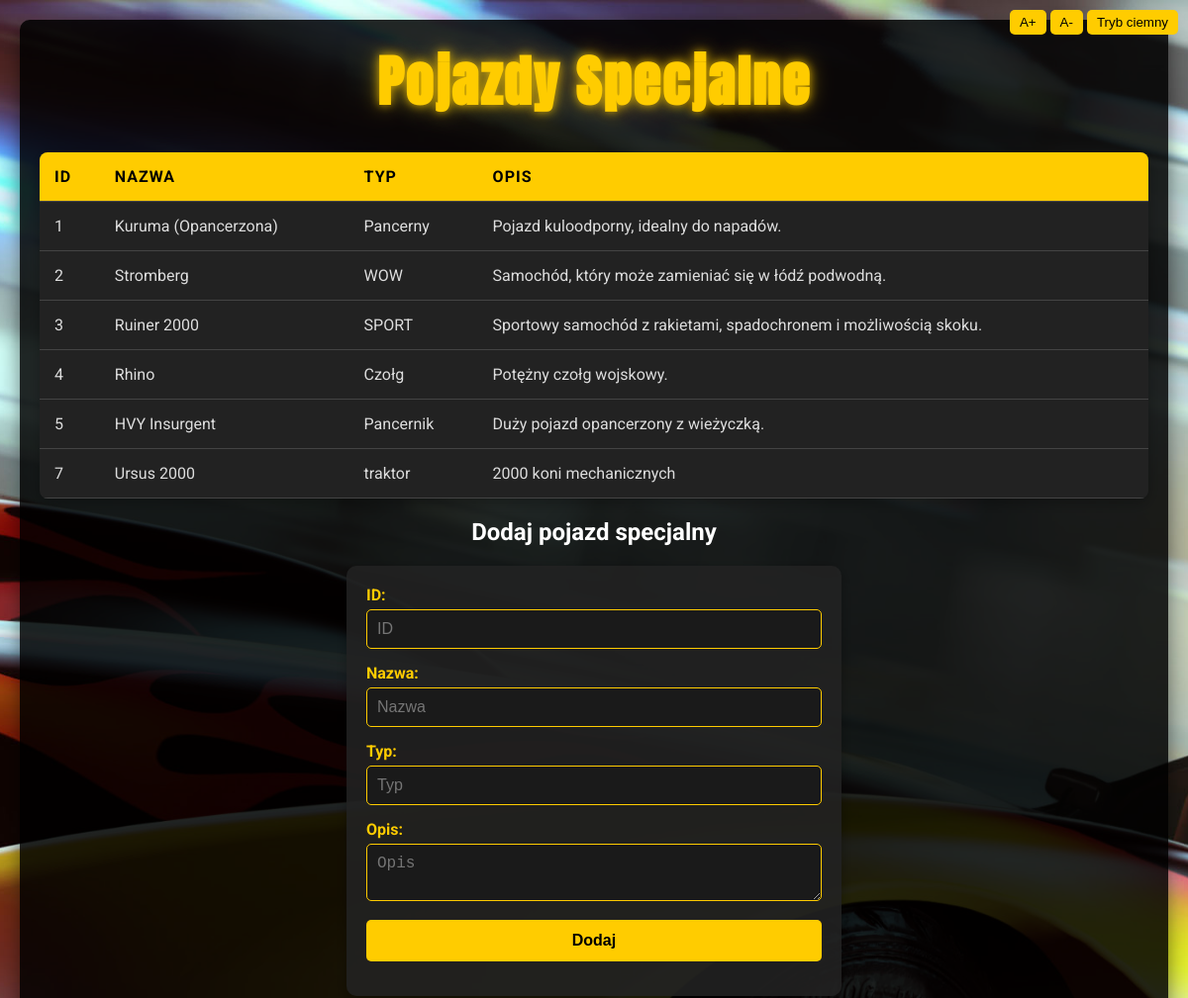
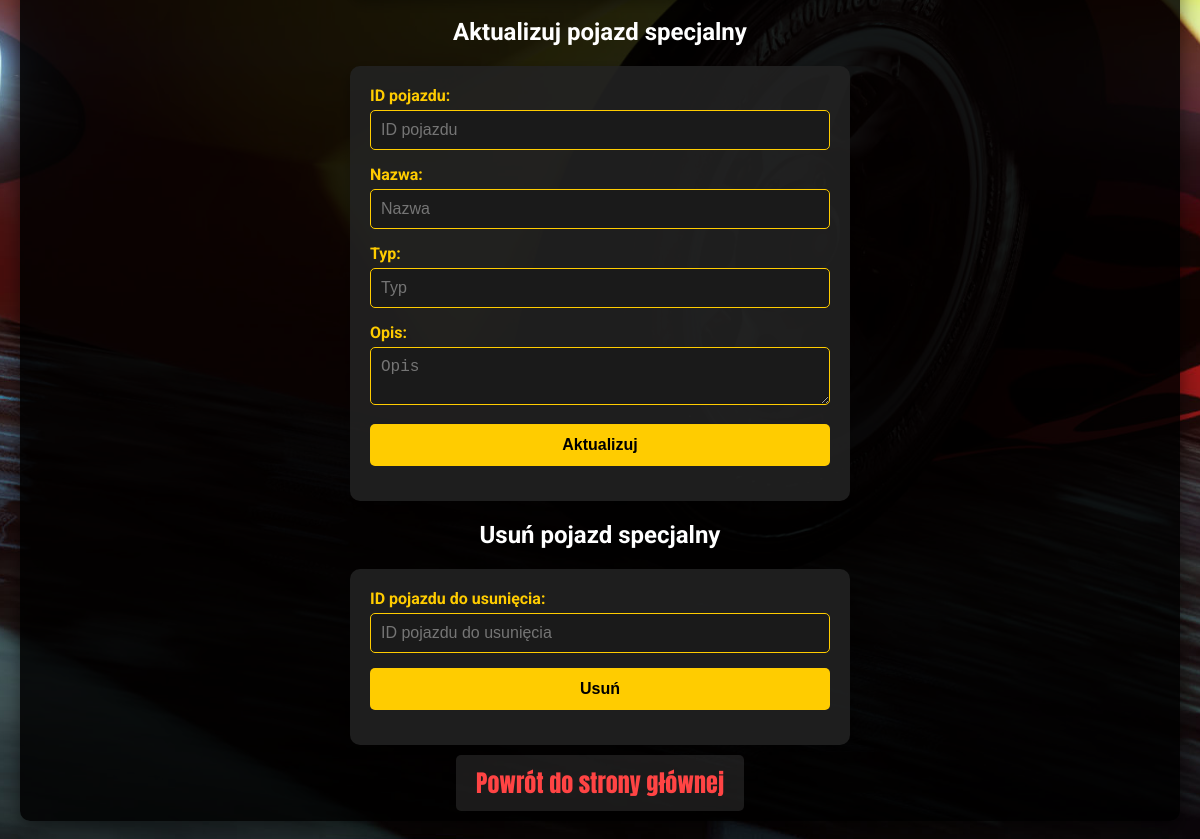
Screenshot of /vehicles.php with the database file from the repository (2 pictures, top to bottom).
### tables this page shows
CREATE TABLE `pojazdy_specjalne` (
  `id` int(11) NOT NULL,
  `nazwa` varchar(100) NOT NULL,
  `typ` varchar(50) DEFAULT NULL,
  `opis` text NOT NULL
);

### vehicles.php (the view, shortened to what this page needs)
<!DOCTYPE html>
<html lang="pl">
<head>
    <link rel="stylesheet" href="vehicles.css">
</head>
<body>
    <div class="controls">
        <button id="increase-font">A+</button>
        <button id="decrease-font">A-</button>
        <button id="toggle-dark-mode">Tryb ciemny</button>
    </div>
    <div class="container">
        <h1>Pojazdy Specjalne</h1>
        <?php
        $conn = mysqli_connect('localhost', 'root', '', 'gta');
        $q = "SELECT * FROM pojazdy_specjalne";
        $result = mysqli_query($conn, $q);
        if (mysqli_num_rows($result) > 0) {
            echo "<table class='vehicles-table'>";
            echo "<thead>";
            echo "<tr>";
            echo "<th>ID</th>";
            echo "<th>Nazwa</th>";
            echo "<th>Typ</th>";
            echo "<th>Opis</th>";
            echo "</tr>";
            echo "</thead>";
            echo "<tbody>";
            while($row = mysqli_fetch_assoc($result)) {
                echo "<tr>";
                echo "<td>" . $row['id'] . "</td>";
                echo "<td>" . $row['nazwa'] . "</td>";
                echo "<td>" . $row['typ'] . "</td>";
                echo "<td>" . $row['opis'] . "</td>";
                echo "</tr>";
            }
            echo "</tbody>";
            echo "</table>";
        }
        echo "<h2>Dodaj pojazd specjalny</h2>";
        echo '<div class="form-container">';
        echo '<form method="POST" action="vehicles.php">';
        echo '<div class="form-group">';
        echo '<label for="id">ID:</label>';
        echo '<input type="number" name="id" id="id" placeholder="ID" required>';
        echo '</div>';
        echo '<div class="form-group">';
        echo '<label for="nazwa">Nazwa:</label>';
        echo '<input type="text" name="nazwa" id="nazwa" placeholder="Nazwa" required>';
        echo '</div>';
        echo '<div class="form-group">';
        echo '<label for="typ">Typ:</label>';
        echo '<input type="text" name="typ" id="typ" placeholder="Typ">';
        echo '</div>';
        echo '<div class="form-group">';
        echo '<label for="opis">Opis:</label>';
        echo '<textarea name="opis" id="opis" placeholder="Opis"></textarea>';
        echo '</div>';
        echo '<div class="form-group">';
        echo '<input type="submit" name="insert" value="Dodaj">';
        echo '</div>';
        echo '</form>';
        echo '</div>';
        echo "<h2>Aktualizuj pojazd specjalny</h2>";
        echo '<div class="form-container">';
        echo '<form method="POST" action="">';
        echo '<div class="form-group">';
        echo '<label for="id_update">ID pojazdu:</label>';
        echo '<input type="number" name="id" id="id_update" placeholder="ID pojazdu" required>';
        echo '</div>';
        echo '<div class="form-group">';
        echo '<label for="nazwa_update">Nazwa:</label>';
        echo '<input type="text" name="nazwa" id="nazwa_update" placeholder="Nazwa">';
        echo '</div>';
        echo '<div class="form-group">';
        echo '<label for="typ_update">Typ:</label>';
        echo '<input type="text" name="typ" id="typ_update" placeholder="Typ">';
        echo '</div>';
        echo '<div class="form-group">';
        echo '<label for="opis_update">Opis:</label>';
        echo '<textarea name="opis" id="opis_update" placeholder="Opis"></textarea>';
        echo '</div>';
        echo '<div class="form-group">';
        echo '<input type="submit" name="update" value="Aktualizuj">';
        echo '</div>';
        echo '</form>';
        echo '</div>';
        echo "<h2>Usuń pojazd specjalny</h2>";
        echo '<div class="form-container">';
        echo '<form method="POST" action="vehicles.php">';
        echo '<div class="form-group">';
        echo '<label for="id_delete">ID pojazdu do usunięcia:</label>';
        echo '<input type="number" name="id_delete" id="id_delete" placeholder="ID pojazdu do usunięcia" required>';
        echo '</div>';
        echo '<div class="form-group">';
        echo '<input type="submit" name="delete" value="Usuń">';
        echo '</div>';
        echo '</form>';
        echo '</div>';
        echo '<p class="back-link"><a href="gta.php">Powrót do strony głównej</a></p>';
        ?>
    </div>
</body>
</html>

### vehicles.css (style rules this page uses)
* { margin: 0; padding: 0; box-sizing: border-box; }
body { font-family: 'Roboto', sans-serif; background: linear-gradient(135deg, #1a1a1a 0%, #2b2b2b 100%); color: #fff; min-height: 100vh; display: flex; justify-content: center; align-items: center; padding: 20px; background-image: url('logo_pojazdy.jpg'); background-size: cover; background-position: center; background-attachment: fixed; transition: all 0.3s ease-in-out; }
.container { max-width: 1200px; width: 100%; background: rgba(0, 0, 0, 0.85); padding: 20px; border-radius: 10px; box-shadow: 0 10px 20px rgba(0, 0, 0, 0.5); margin: 0 auto; transition: all 0.3s ease-in-out; }
h1 { font-family: 'Anton', sans-serif; font-size: 3.5em; color: #ffcc00; text-shadow: 0 0 10px rgba(255, 204, 0, 0.7), 0 0 20px rgba(255, 204, 0, 0.5); text-align: center; margin-bottom: 30px; letter-spacing: 2px; transition: color 0.3s ease-in-out; }
.vehicles-table { width: 100%; border-collapse: collapse; margin: 20px 0; background: #222; border-radius: 8px; overflow: hidden; box-shadow: 0 5px 15px rgba(0, 0, 0, 0.3); }
.vehicles-table th, .vehicles-table td { padding: 15px; text-align: left; border-bottom: 1px solid #444; transition: all 0.3s ease; }
.vehicles-table th { background: #ffcc00; color: #000; font-weight: bold; text-transform: uppercase; letter-spacing: 1px; }
.vehicles-table td { color: #ddd; }
.form-container { max-width: 500px; margin: 20px auto; padding: 20px; background: rgba(34, 34, 34, 0.9); border-radius: 10px; box-shadow: 0 5px 15px rgba(0, 0, 0, 0.3); transition: all 0.3s ease-in-out; }
.form-group { margin-bottom: 15px; text-align: left; }
.form-group label { display: block; margin-bottom: 5px; color: #ffcc00; font-weight: bold; transition: color 0.3s ease-in-out; }
.form-group input, .form-group textarea { width: 100%; padding: 10px; border: 1px solid #ffcc00; border-radius: 5px; background-color: #1a1a1a; color: white; font-size: 16px; transition: all 0.3s ease-in-out; }
.form-group input[type="submit"] { background-color: #ffcc00; color: black; border: none; padding: 12px 20px; cursor: pointer; font-weight: bold; transition: all 0.3s ease-in-out; border-radius: 5px; }
.controls { position: fixed; top: 10px; right: 10px; }
.controls button { padding: 5px 10px; background-color: #ffcc00; border: none; border-radius: 5px; cursor: pointer; transition: transform 0.3s ease-in-out; color: black; }
.back-link { text-align: center; margin-top: 20px; }
.back-link a { font-family: 'Anton', sans-serif; color: #ff4444; font-size: 1.5em; text-decoration: none; padding: 10px 20px; background: rgba(255, 255, 255, 0.1); border-radius: 5px; transition: all 0.3s ease; }
h2 { text-align: center; }

### rows the page displays
pojazdy_specjalne: id "1", nazwa "Kuruma (Opancerzona)", typ "Pancerny", opis "Pojazd kuloodporny, idealny do napadów."
pojazdy_specjalne: id "2", nazwa "Stromberg", typ "WOW", opis "Samochód, który może zamieniać się w łódź podwodną."
pojazdy_specjalne: id "3", nazwa "Ruiner 2000", typ "SPORT", opis "Sportowy samochód z rakietami, spadochronem i możliwością skoku."
pojazdy_specjalne: id "4", nazwa "Rhino", typ "Czołg", opis "Potężny czołg wojskowy."
pojazdy_specjalne: id "5", nazwa "HVY Insurgent", typ "Pancernik", opis "Duży pojazd opancerzony z wieżyczką."
pojazdy_specjalne: id "7", nazwa "Ursus 2000", typ "traktor", opis "2000 koni mechanicznych"
